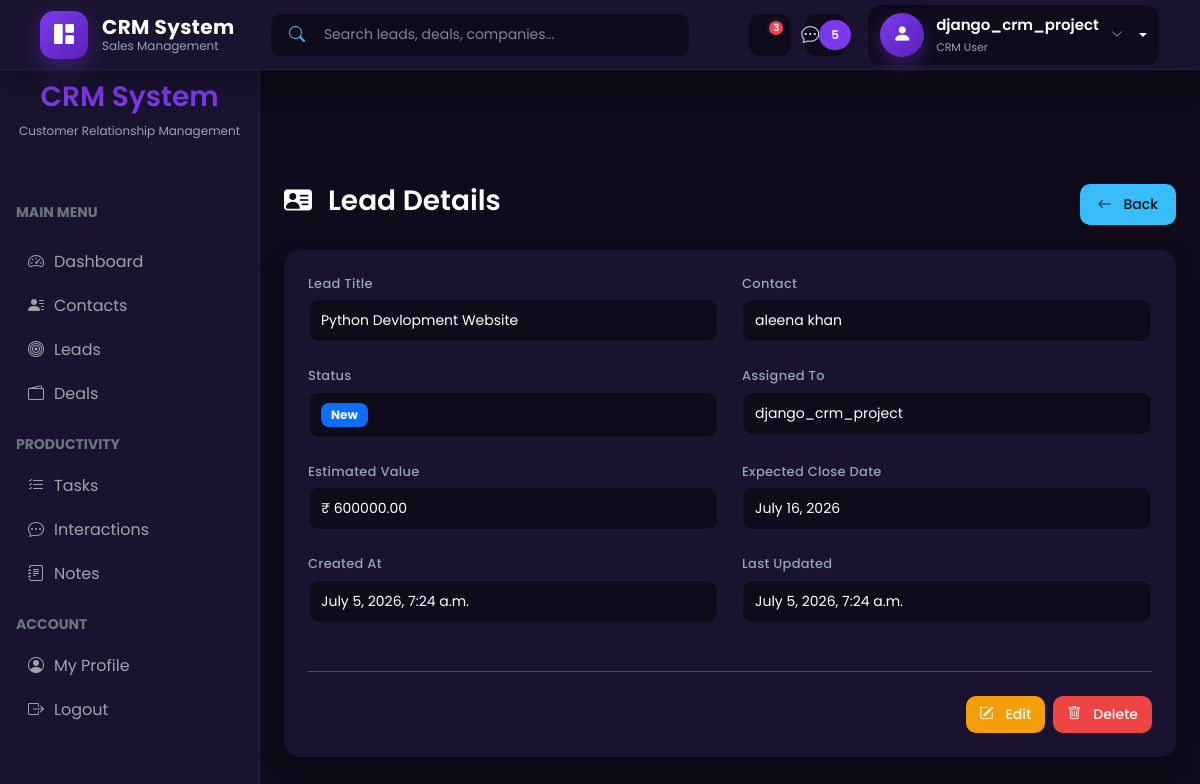
Before: /leads/2/ (signed in) with the older database file.
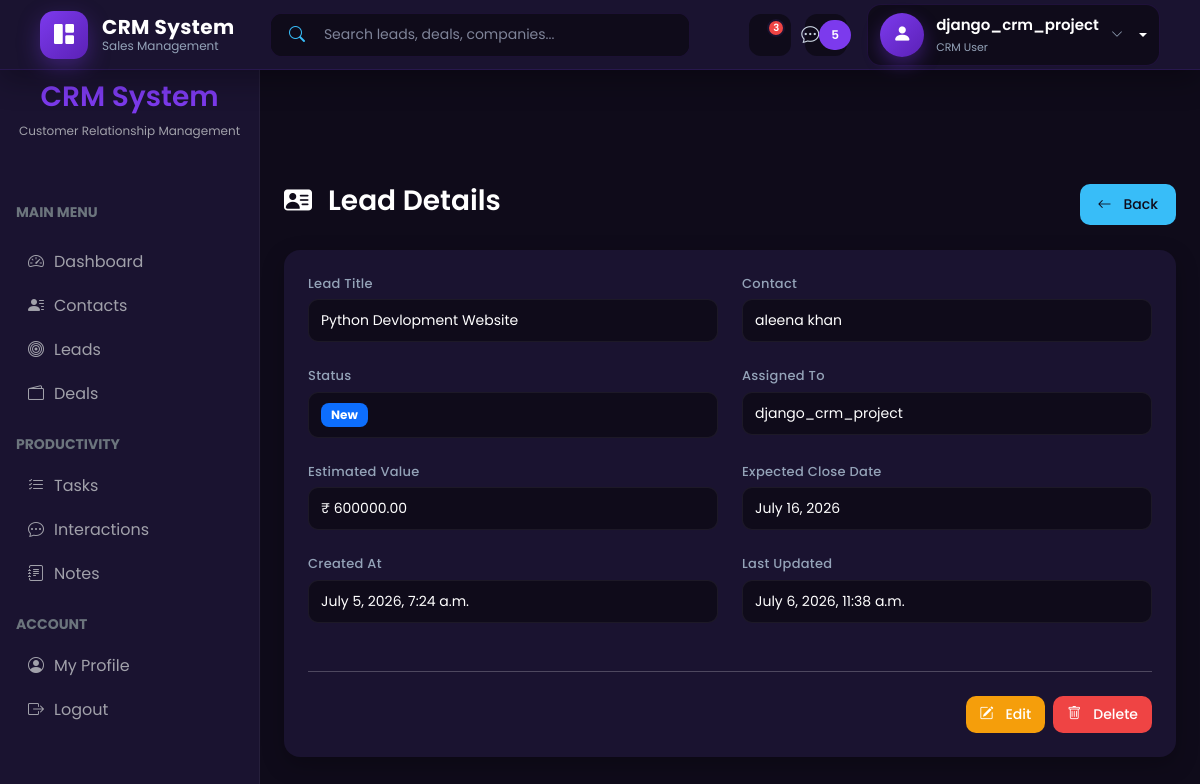
After: the same page with the newer database file.
### leads/models.py (models this page shows, shortened)
class Lead(models.Model):
    STATUS_CHOICES = [
        ('new','New'),
        ('contacted','Contacted'),
        ('qualified','Qualified'),
        ('proposal','Proposal'),
        ('won','Won'),
        ('lost','Lost'),
    ]
    contact = models.ForeignKey(Contact,on_delete=models.CASCADE)
    title = models.CharField(max_length=200)
    status = models.CharField(max_length=20, choices=STATUS_CHOICES, default='new')
    assigned_to = models.ForeignKey(settings.AUTH_USER_MODEL, on_delete=models.SET_NULL, null=True,blank=True)
    estimated_value = models.DecimalField(max_digits=12, decimal_places=2, default=0)
    expected_close =models.DateField(null=True, blank=True)
    created_at = models.DateTimeField(auto_now_add=True)
    updated_at =models.DateTimeField(auto_now=True)

### contacts/models.py (models this page shows)
class Contact(models.Model):
    SOURCE_CHOICES = (
        ('website','Website'),
        ('referral','Referral'),
        ('social','Social Media'),
        ('cold_call','Cold Call'),
    )
    first_name = models.CharField(max_length=100)
    last_name = models.CharField(max_length=100)
    email = models.EmailField(unique=True)
    phone = models.CharField(max_length=20,blank=True)
    company = models.ForeignKey(Company,on_delete=models.SET_NULL,null=True,blank=True)
    assigned_to = models.ForeignKey(settings.AUTH_USER_MODEL,on_delete=models.SET_NULL,null=True,blank=True)
    source = models.CharField(max_length=20,choices=SOURCE_CHOICES)
    created_at = models.DateTimeField(auto_now_add=True)
    def __str__(self):
       return f"{self.first_name} {self.last_name}"

### accounts/models.py (models this page shows)
class CustomUser(AbstractUser):
    ROLE_CHOICES = (
        ('admin', 'Admin'),
        ('agent', 'Agent'),
    )
    role = models.CharField(max_length=10, choices=ROLE_CHOICES, default='agent')
    phone = models.CharField(max_length=15, blank=True, null=True)
    profile_pic = models.ImageField(upload_to="profiles/", blank=True, null=True)
    email = models.EmailField(unique=True)
    is_approved = models.BooleanField(default=False, help_text="Admin approval required for login")
    def __str__(self):
        return self.username

### leads/views.py (the view)
# urls.py: path("<int:pk>/", views.lead_detail, name="lead_detail"),
@login_required
def lead_detail(request, pk):
    lead = get_object_or_404(Lead, pk=pk)
    return render(request, "leads/lead_detail.html", {
        "lead": lead
    })

### templates/leads/lead_detail.html (shortened to what this page needs)
{% extends "base.html" %}
{% block content %}
<div class="container-fluid">
    <div class="d-flex justify-content-between align-items-center mb-4">
        <h2 class="crm-title">
            <i class="bi bi-person-vcard-fill me-2"></i>
            Lead Details
        </h2>
        <a href="{% url 'lead_list' %}" class="btn crm-btn-secondary">
            <i class="bi bi-arrow-left me-1"></i>
            Back
        </a>
    </div>
    <div class="card crm-card">
        <div class="card-body p-4">
            <div class="row">
                <div class="col-md-6 mb-4">
                    <label class="crm-label">Lead Title</label>
                    <div class="crm-detail-box">
                        {{ lead.title }}
                    </div>
                </div>
                <div class="col-md-6 mb-4">
                    <label class="crm-label">Contact</label>
                    <div class="crm-detail-box">
                        {{ lead.contact }}
                    </div>
                </div>
                <div class="col-md-6 mb-4">
                    <label class="crm-label">Status</label>
                    <div class="crm-detail-box">
                        {% if lead.status == "new" %}
                            <span class="badge bg-primary">New</span>
                        {% elif lead.status == "contacted" %}
                            <span class="badge bg-info">Contacted</span>
                        {% elif lead.status == "qualified" %}
                            <span class="badge bg-warning text-dark">Qualified</span>
                        {% elif lead.status == "proposal" %}
                            <span class="badge bg-secondary">Proposal</span>
                        {% elif lead.status == "won" %}
                            <span class="badge bg-success">Won</span>
                        {% endif %}
                    </div>
                </div>
                <div class="col-md-6 mb-4">
                    <label class="crm-label">Assigned To</label>
                    <div class="crm-detail-box">
                        {{ lead.assigned_to }}
                    </div>
                </div>
                <div class="col-md-6 mb-4">
                    <label class="crm-label">Estimated Value</label>
                    <div class="crm-detail-box">
                        ₹ {{ lead.estimated_value }}
                    </div>
                </div>
                <div class="col-md-6 mb-4">
                    <label class="crm-label">Expected Close Date</label>
                    <div class="crm-detail-box">
                        {{ lead.expected_close }}
                    </div>
                </div>
                <div class="col-md-6 mb-4">
                    <label class="crm-label">Created At</label>
                    <div class="crm-detail-box">
                        {{ lead.created_at }}
                    </div>
                </div>
                <div class="col-md-6 mb-4">
                    <label class="crm-label">Last Updated</label>
                    <div class="crm-detail-box">
                        {{ lead.updated_at }}
                    </div>
                </div>
            </div>
            <hr class="my-4">
            <div class="d-flex gap-2">
                <a href="{% url 'lead_edit' lead.id %}" class="btn crm-btn-warning">
                    <i class="bi bi-pencil-square me-1"></i>
                    Edit
                </a>
                <a href="{% url 'lead_delete' lead.id %}" class="btn crm-btn-danger">
                    <i class="bi bi-trash me-1"></i>
                    Delete
                </a>
            </div>
        </div>
    </div>
</div>
{% endblock %}

Changed rows visible on the page:
changed Lead "Python Devlopment Website": updated_at "July 5, 2026, 7:24 a.m." → "July 6, 2026, 11:38 a.m."
